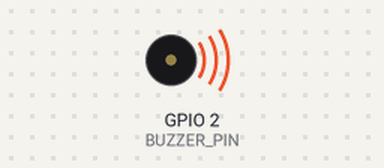
A sketch run on a simulated ESP32. Parts: buzzer (waves = sounding). What the sketch prints to the serial monitor is not drawn.

Above: at 0.2 s.
At 5.0 s:
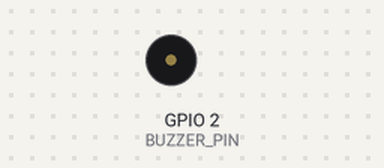
Timing chart, 0 to 7.8 s (numbered marks = the images above):
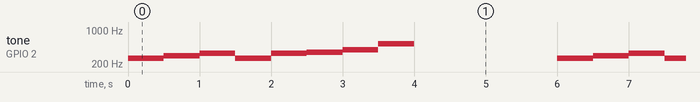

The sketch:

Buzzer.ino
```cpp
#define BUZZER_PIN 2


#define NOTE_C4  262
#define NOTE_D4  294
#define NOTE_E4  330
#define NOTE_F4  349
#define NOTE_G4  392
#define NOTE_A4  440
#define NOTE_B4  494
#define NOTE_C5  523

int razmak = 500;

void setup() {
  pinMode(BUZZER_PIN, OUTPUT);
  Serial.begin(115200);
  Serial.println("ESP32 Buzzer program pokrenut");
}

void loop() {

  playMelody();

  delay(2000);
}

void playMelody() {
    tone(BUZZER_PIN, NOTE_C4, 500);
    delay(razmak);
    noTone(BUZZER_PIN);

    tone(BUZZER_PIN, NOTE_D4, 500);
    delay(razmak);
    noTone(BUZZER_PIN);

    tone(BUZZER_PIN, NOTE_E4, 500);
    delay(razmak);
    noTone(BUZZER_PIN);

    tone(BUZZER_PIN, NOTE_C4, 500);
    delay(razmak);
    noTone(BUZZER_PIN);

    tone(BUZZER_PIN, NOTE_E4, 500);
    delay(razmak);
    noTone(BUZZER_PIN);

    tone(BUZZER_PIN, NOTE_F4, 500);
    delay(razmak);
    noTone(BUZZER_PIN);

    tone(BUZZER_PIN, NOTE_G4, 500);
    delay(razmak);
    noTone(BUZZER_PIN);

    tone(BUZZER_PIN, NOTE_C5, 500);
    delay(razmak);
    noTone(BUZZER_PIN);
}
```

Measured:
- by itself, tone on GPIO 2 (BUZZER_PIN): repeats every 6.0 s: 294 Hz 0.50 s, 330 Hz 0.50 s, 262 Hz 0.50 s, 330 Hz 0.50 s, 349 Hz 0.50 s, 392 Hz 0.50 s, 523 Hz 0.50 s, silent 2.0 s, 262 Hz 0.50 s
